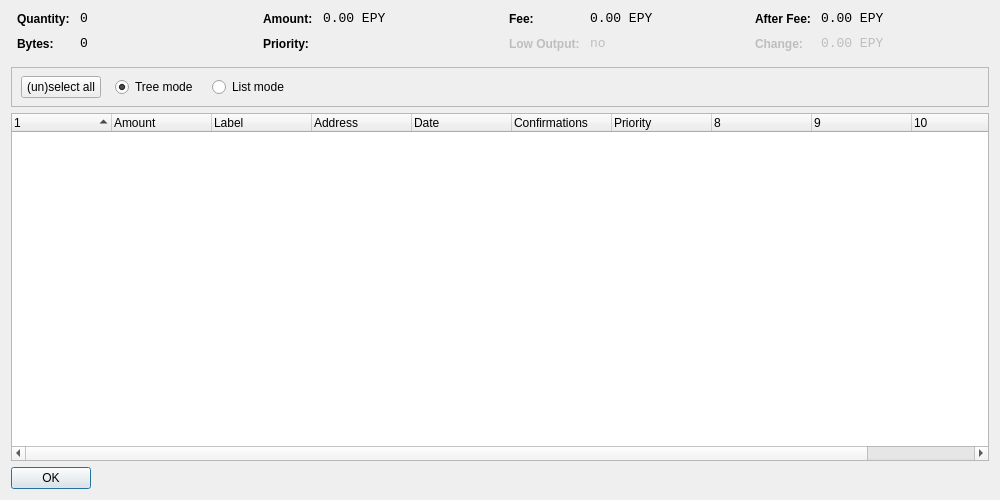
<?xml version="1.0" encoding="UTF-8"?>
<ui version="4.0">
 <class>CoinControlDialog</class>
 <widget class="QDialog" name="CoinControlDialog">
  <property name="geometry">
   <rect>
    <x>0</x>
    <y>0</y>
    <width>1000</width>
    <height>500</height>
   </rect>
  </property>
  <property name="windowTitle">
   <string>Coin Control</string>
  </property>
  <layout class="QVBoxLayout" name="verticalLayout">
   <item>
    <layout class="QHBoxLayout" name="horizontalLayoutTop" stretch="0,0,0,0">
     <property name="topMargin">
      <number>0</number>
     </property>
     <property name="bottomMargin">
      <number>10</number>
     </property>
     <item>
      <layout class="QFormLayout" name="formLayoutCoinControl1">
       <property name="horizontalSpacing">
        <number>10</number>
       </property>
       <property name="verticalSpacing">
        <number>10</number>
       </property>
       <property name="leftMargin">
        <number>6</number>
       </property>
       <property name="rightMargin">
        <number>6</number>
       </property>
       <item row="0" column="0">
        <widget class="QLabel" name="labelCoinControlQuantityText">
         <property name="styleSheet">
          <string notr="true">font-weight:bold;</string>
         </property>
         <property name="text">
          <string>Quantity:</string>
         </property>
        </widget>
       </item>
       <item row="0" column="1">
        <widget class="QLabel" name="labelCoinControlQuantity">
         <property name="font">
          <font>
           <family>Monospace</family>
           <pointsize>10</pointsize>
          </font>
         </property>
         <property name="cursor">
          <cursorShape>IBeamCursor</cursorShape>
         </property>
         <property name="contextMenuPolicy">
          <enum>Qt::ActionsContextMenu</enum>
         </property>
         <property name="text">
          <string notr="true">0</string>
         </property>
         <property name="textInteractionFlags">
          <set>Qt::LinksAccessibleByMouse|Qt::TextSelectableByKeyboard|Qt::TextSelectableByMouse</set>
         </property>
        </widget>
       </item>
       <item row="1" column="0">
        <widget class="QLabel" name="labelCoinControlBytesText">
         <property name="styleSheet">
          <string notr="true">font-weight:bold;</string>
         </property>
         <property name="text">
          <string>Bytes:</string>
         </property>
        </widget>
       </item>
       <item row="1" column="1">
        <widget class="QLabel" name="labelCoinControlBytes">
         <property name="font">
          <font>
           <family>Monospace</family>
           <pointsize>10</pointsize>
          </font>
         </property>
         <property name="cursor">
          <cursorShape>IBeamCursor</cursorShape>
         </property>
         <property name="contextMenuPolicy">
          <enum>Qt::ActionsContextMenu</enum>
         </property>
         <property name="text">
          <string notr="true">0</string>
         </property>
         <property name="textInteractionFlags">
          <set>Qt::LinksAccessibleByMouse|Qt::TextSelectableByKeyboard|Qt::TextSelectableByMouse</set>
         </property>
        </widget>
       </item>
      </layout>
     </item>
     <item>
      <layout class="QFormLayout" name="formLayoutCoinControl2">
       <property name="horizontalSpacing">
        <number>10</number>
       </property>
       <property name="verticalSpacing">
        <number>10</number>
       </property>
       <property name="leftMargin">
        <number>6</number>
       </property>
       <property name="rightMargin">
        <number>6</number>
       </property>
       <item row="0" column="0">
        <widget class="QLabel" name="labelCoinControlAmountText">
         <property name="styleSheet">
          <string notr="true">font-weight:bold;</string>
         </property>
         <property name="text">
          <string>Amount:</string>
         </property>
        </widget>
       </item>
       <item row="0" column="1">
        <widget class="QLabel" name="labelCoinControlAmount">
         <property name="font">
          <font>
           <family>Monospace</family>
           <pointsize>10</pointsize>
          </font>
         </property>
         <property name="cursor">
          <cursorShape>IBeamCursor</cursorShape>
         </property>
         <property name="contextMenuPolicy">
          <enum>Qt::ActionsContextMenu</enum>
         </property>
         <property name="text">
          <string notr="true">0.00 EPY</string>
         </property>
         <property name="textInteractionFlags">
          <set>Qt::LinksAccessibleByMouse|Qt::TextSelectableByKeyboard|Qt::TextSelectableByMouse</set>
         </property>
        </widget>
       </item>
       <item row="1" column="0">
        <widget class="QLabel" name="labelCoinControlPriorityText">
         <property name="styleSheet">
          <string notr="true">font-weight:bold;</string>
         </property>
         <property name="text">
          <string>Priority:</string>
         </property>
        </widget>
       </item>
       <item row="1" column="1">
        <widget class="QLabel" name="labelCoinControlPriority">
         <property name="font">
          <font>
           <family>Monospace</family>
           <pointsize>10</pointsize>
          </font>
         </property>
         <property name="cursor">
          <cursorShape>IBeamCursor</cursorShape>
         </property>
         <property name="contextMenuPolicy">
          <enum>Qt::ActionsContextMenu</enum>
         </property>
         <property name="text">
          <string/>
         </property>
         <property name="textInteractionFlags">
          <set>Qt::LinksAccessibleByMouse|Qt::TextSelectableByKeyboard|Qt::TextSelectableByMouse</set>
         </property>
        </widget>
       </item>
      </layout>
     </item>
     <item>
      <layout class="QFormLayout" name="formLayoutCoinControl3">
       <property name="horizontalSpacing">
        <number>10</number>
       </property>
       <property name="verticalSpacing">
        <number>10</number>
       </property>
       <property name="leftMargin">
        <number>6</number>
       </property>
       <property name="rightMargin">
        <number>6</number>
       </property>
       <item row="0" column="0">
        <widget class="QLabel" name="labelCoinControlFeeText">
         <property name="styleSheet">
          <string notr="true">font-weight:bold;</string>
         </property>
         <property name="text">
          <string>Fee:</string>
         </property>
        </widget>
       </item>
       <item row="0" column="1">
        <widget class="QLabel" name="labelCoinControlFee">
         <property name="font">
          <font>
           <family>Monospace</family>
           <pointsize>10</pointsize>
          </font>
         </property>
         <property name="cursor">
          <cursorShape>IBeamCursor</cursorShape>
         </property>
         <property name="contextMenuPolicy">
          <enum>Qt::ActionsContextMenu</enum>
         </property>
         <property name="text">
          <string notr="true">0.00 EPY</string>
         </property>
         <property name="textInteractionFlags">
          <set>Qt::LinksAccessibleByMouse|Qt::TextSelectableByKeyboard|Qt::TextSelectableByMouse</set>
         </property>
        </widget>
       </item>
       <item row="1" column="0">
        <widget class="QLabel" name="labelCoinControlLowOutputText">
         <property name="enabled">
          <bool>false</bool>
         </property>
         <property name="styleSheet">
          <string notr="true">font-weight:bold;</string>
         </property>
         <property name="text">
          <string>Low Output:</string>
         </property>
        </widget>
       </item>
       <item row="1" column="1">
        <widget class="QLabel" name="labelCoinControlLowOutput">
         <property name="enabled">
          <bool>false</bool>
         </property>
         <property name="font">
          <font>
           <family>Monospace</family>
           <pointsize>10</pointsize>
          </font>
         </property>
         <property name="cursor">
          <cursorShape>IBeamCursor</cursorShape>
         </property>
         <property name="contextMenuPolicy">
          <enum>Qt::ActionsContextMenu</enum>
         </property>
         <property name="text">
          <string notr="true">no</string>
         </property>
         <property name="textInteractionFlags">
          <set>Qt::LinksAccessibleByMouse|Qt::TextSelectableByKeyboard|Qt::TextSelectableByMouse</set>
         </property>
        </widget>
       </item>
      </layout>
     </item>
     <item>
      <layout class="QFormLayout" name="formLayoutCoinControl4">
       <property name="horizontalSpacing">
        <number>10</number>
       </property>
       <property name="verticalSpacing">
        <number>10</number>
       </property>
       <property name="leftMargin">
        <number>6</number>
       </property>
       <property name="rightMargin">
        <number>6</number>
       </property>
       <item row="0" column="0">
        <widget class="QLabel" name="labelCoinControlAfterFeeText">
         <property name="styleSheet">
          <string notr="true">font-weight:bold;</string>
         </property>
         <property name="text">
          <string>After Fee:</string>
         </property>
        </widget>
       </item>
       <item row="0" column="1">
        <widget class="QLabel" name="labelCoinControlAfterFee">
         <property name="font">
          <font>
           <family>Monospace</family>
           <pointsize>10</pointsize>
          </font>
         </property>
         <property name="cursor">
          <cursorShape>IBeamCursor</cursorShape>
         </property>
         <property name="contextMenuPolicy">
          <enum>Qt::ActionsContextMenu</enum>
         </property>
         <property name="text">
          <string notr="true">0.00 EPY</string>
         </property>
         <property name="textInteractionFlags">
          <set>Qt::LinksAccessibleByMouse|Qt::TextSelectableByKeyboard|Qt::TextSelectableByMouse</set>
         </property>
        </widget>
       </item>
       <item row="1" column="0">
        <widget class="QLabel" name="labelCoinControlChangeText">
         <property name="enabled">
          <bool>false</bool>
         </property>
         <property name="styleSheet">
          <string notr="true">font-weight:bold;</string>
         </property>
         <property name="text">
          <string>Change:</string>
         </property>
        </widget>
       </item>
       <item row="1" column="1">
        <widget class="QLabel" name="labelCoinControlChange">
         <property name="enabled">
          <bool>false</bool>
         </property>
         <property name="font">
          <font>
           <family>Monospace</family>
           <pointsize>10</pointsize>
          </font>
         </property>
         <property name="cursor">
          <cursorShape>IBeamCursor</cursorShape>
         </property>
         <property name="contextMenuPolicy">
          <enum>Qt::ActionsContextMenu</enum>
         </property>
         <property name="text">
          <string notr="true">0.00 EPY</string>
         </property>
         <property name="textInteractionFlags">
          <set>Qt::LinksAccessibleByMouse|Qt::TextSelectableByKeyboard|Qt::TextSelectableByMouse</set>
         </property>
        </widget>
       </item>
      </layout>
     </item>
    </layout>
   </item>
   <item>
    <widget class="QFrame" name="frame">
     <property name="minimumSize">
      <size>
       <width>0</width>
       <height>40</height>
      </size>
     </property>
     <property name="frameShape">
      <enum>QFrame::StyledPanel</enum>
     </property>
     <property name="frameShadow">
      <enum>QFrame::Sunken</enum>
     </property>
     <widget class="QWidget" name="horizontalLayoutWidget">
      <property name="geometry">
       <rect>
        <x>10</x>
        <y>0</y>
        <width>781</width>
        <height>41</height>
       </rect>
      </property>
      <layout class="QHBoxLayout" name="horizontalLayoutPanel" stretch="0,0,0,0,0">
       <property name="spacing">
        <number>14</number>
       </property>
       <item>
        <widget class="QPushButton" name="pushButtonSelectAll">
         <property name="sizePolicy">
          <sizepolicy hsizetype="Maximum" vsizetype="Fixed">
           <horstretch>0</horstretch>
           <verstretch>0</verstretch>
          </sizepolicy>
         </property>
         <property name="text">
          <string>(un)select all</string>
         </property>
        </widget>
       </item>
       <item>
        <widget class="QRadioButton" name="radioTreeMode">
         <property name="sizePolicy">
          <sizepolicy hsizetype="Maximum" vsizetype="Fixed">
           <horstretch>0</horstretch>
           <verstretch>0</verstretch>
          </sizepolicy>
         </property>
         <property name="text">
          <string>Tree mode</string>
         </property>
         <property name="checked">
          <bool>true</bool>
         </property>
        </widget>
       </item>
       <item>
        <widget class="QRadioButton" name="radioListMode">
         <property name="sizePolicy">
          <sizepolicy hsizetype="Maximum" vsizetype="Fixed">
           <horstretch>0</horstretch>
           <verstretch>0</verstretch>
          </sizepolicy>
         </property>
         <property name="text">
          <string>List mode</string>
         </property>
        </widget>
       </item>
       <item>
        <spacer name="horizontalSpacer">
         <property name="orientation">
          <enum>Qt::Horizontal</enum>
         </property>
         <property name="sizeHint" stdset="0">
          <size>
           <width>40</width>
           <height>20</height>
          </size>
         </property>
        </spacer>
       </item>
      </layout>
     </widget>
    </widget>
   </item>
   <item>
    <widget class="CoinControlTreeWidget" name="treeWidget">
     <property name="contextMenuPolicy">
      <enum>Qt::CustomContextMenu</enum>
     </property>
     <property name="sortingEnabled">
      <bool>false</bool>
     </property>
     <property name="columnCount">
      <number>11</number>
     </property>
     <attribute name="headerShowSortIndicator" stdset="0">
      <bool>true</bool>
     </attribute>
     <attribute name="headerStretchLastSection">
      <bool>false</bool>
     </attribute>
     <column>
      <property name="text">
       <string/>
      </property>
     </column>
     <column>
      <property name="text">
       <string>Amount</string>
      </property>
     </column>
     <column>
      <property name="text">
       <string>Label</string>
      </property>
     </column>
     <column>
      <property name="text">
       <string>Address</string>
      </property>
     </column>
     <column>
      <property name="text">
       <string>Date</string>
      </property>
     </column>
     <column>
      <property name="text">
       <string>Confirmations</string>
      </property>
      <property name="toolTip">
       <string>Confirmed</string>
      </property>
     </column>
     <column>
      <property name="text">
       <string>Priority</string>
      </property>
     </column>
     <column>
      <property name="text">
       <string/>
      </property>
     </column>
     <column>
      <property name="text">
       <string/>
      </property>
     </column>
     <column>
      <property name="text">
       <string/>
      </property>
     </column>
     <column>
      <property name="text">
       <string/>
      </property>
     </column>
    </widget>
   </item>
   <item>
    <widget class="QDialogButtonBox" name="buttonBox">
     <property name="sizePolicy">
      <sizepolicy hsizetype="Maximum" vsizetype="Fixed">
       <horstretch>0</horstretch>
       <verstretch>0</verstretch>
      </sizepolicy>
     </property>
     <property name="orientation">
      <enum>Qt::Horizontal</enum>
     </property>
     <property name="standardButtons">
      <set>QDialogButtonBox::Ok</set>
     </property>
    </widget>
   </item>
  </layout>
 </widget>
 <customwidgets>
  <customwidget>
   <class>CoinControlTreeWidget</class>
   <extends>QTreeWidget</extends>
   <header>coincontroltreewidget.h</header>
  </customwidget>
 </customwidgets>
 <resources/>
 <connections/>
</ui>
